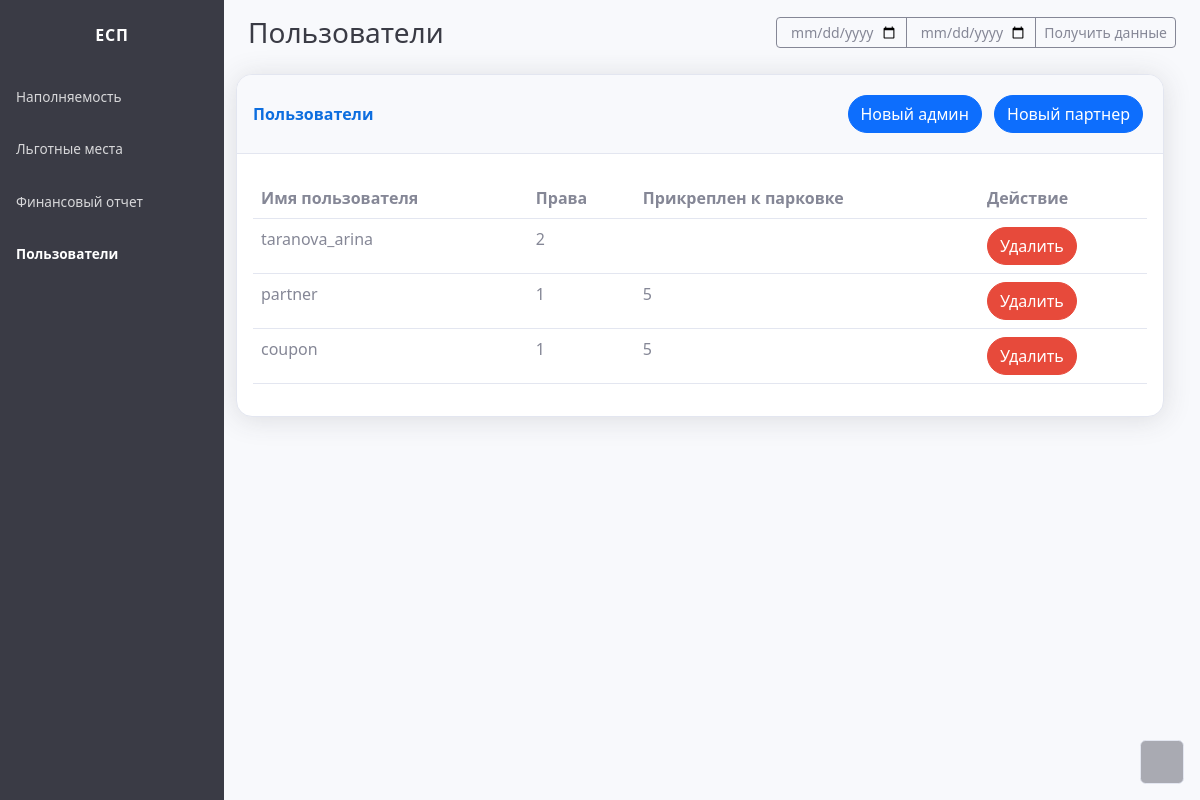
The page /dash_users (signed in) on the database as committed earlier.
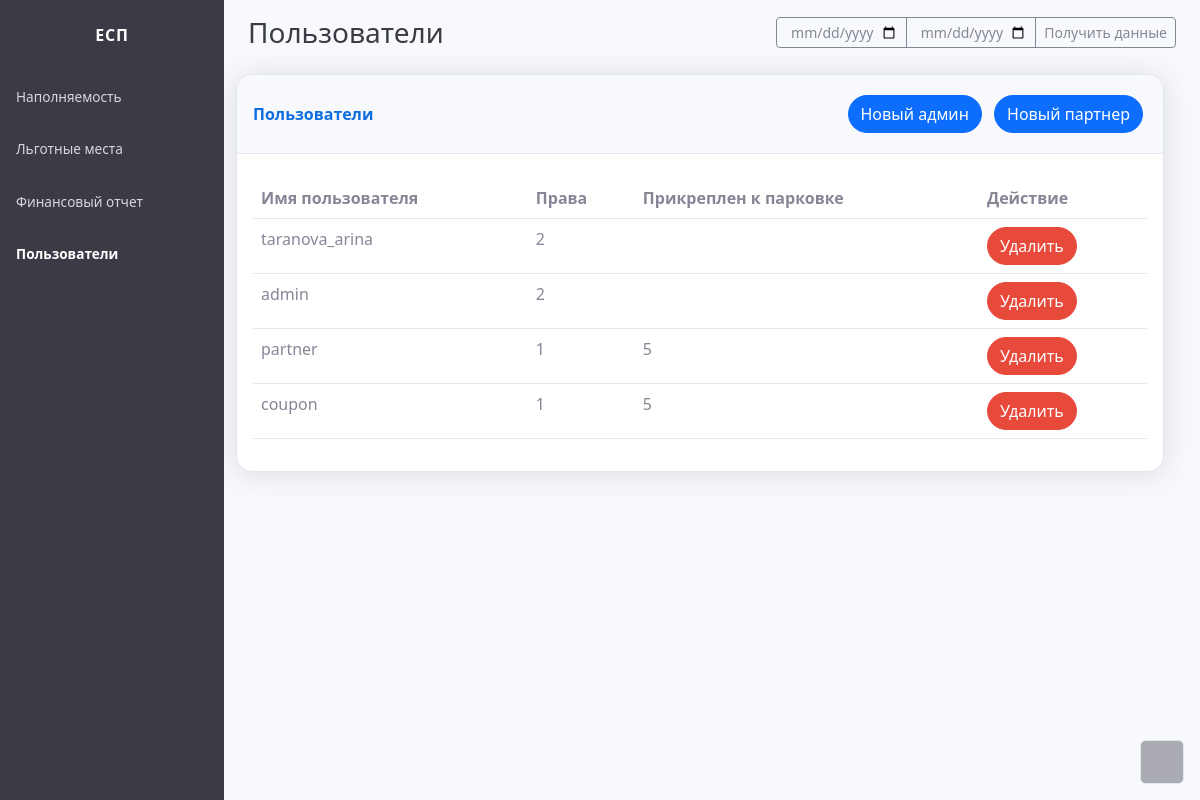
The same page on the database as committed later.
### parkingapp/models.py (models this page shows, shortened)
class User(AbstractUser):
    card_num = models.PositiveBigIntegerField(default=0)
    card_period = models.PositiveIntegerField(default=0)
    card_cvv = models.PositiveIntegerField(default=0)
    rights = models.IntegerField(default=0)
    username = models.CharField(max_length=20, unique=True)
    password1 = models.CharField(max_length=200, default=" ")
    password2 = models.CharField(max_length=200, default=" ")
    park_id = models.IntegerField(default=0)

### parkingapp/views.py (the view)
# urls.py: path('dash_users', views.dash_users, name='dash_users'),
def dash_users(request):
    admins = User.objects.filter(rights=2)
    if request.user in admins:
        if request.method == 'POST':
            value = request.POST.get('delete')
            user = User.objects.get(pk=value)
            user.delete()
        admins = User.objects.filter(rights=2)
        couponers = User.objects.filter(rights=1)
        wise = []
        for el in admins:
            wise.append(el)
        for el in couponers:
            wise.append(el)
        return render(request, 'dash_users.html', {'users': wise})
    else:
        return redirect(reverse('parkingapp:dont_have_access'))

### parkingapp/templates/dash_users.html (shortened to what the changed rows need)
<!DOCTYPE html>
<html lang="en">
{% load static %}
<head>
    <link rel="stylesheet" href="{% static 'assets/bootstrap/css/bootstrap.min.css' %}">
</head>
<body id="page-top">
    <div id="wrapper">
        <div class="d-flex flex-column" id="content-wrapper">
            <div id="content">
                <div class="container-fluid mt-3">
                    <div class="row">
                        <div class="row">
                            <div class="card shadow p-0">
                                <div class="card-body">
                                    <div class="row">
                                    <div class="table-responsive table mt-2" id="dataTable" role="grid" aria-describedby="dataTable_info">
                                        <table class="table my-0" id="dataTable">
                                            <thead>
                                                <tr>
                                                    <th>Имя пользователя</th>
                                                    <th>Права</th>
                                                    <th>Прикреплен к парковке</th>
                                                    <th>Действие</th>
                                                </tr>
                                            </thead>
                                            <tbody>
                                                {% for el in users %}
                                                <tr>
                                                    <td>{{ el.username }}</td>
                                                    <td>{{ el.rights }}</td>
                                                    {% if el.rights == 1 %}
                                                    <td>{{ el.park_id }}</td>
                                                    {% else %}
                                                    <td></td>
                                                    {% endif %}
                                                    <form method="post">
                                                    <td><button class="btn btn-danger rounded-pill" value="{{el.pk}}" type="submit" name="delete">Удалить</button></td>
                                                    </form>
                                                </tr>
                                                {% endfor %}
                                        </table>
                                    </div>
                                </div>
                            </div>
                        </div>
                    </div>
                    </div>
                </div>
            </div>
        </div><a class="border rounded d-inline scroll-to-top" href="#page-top"></a>
    </div>
</body>
</html>

Rows that differ between the two databases and show on the page:
added User: username "admin", rights "2", {{ el.pk }} 8 (drawn)
